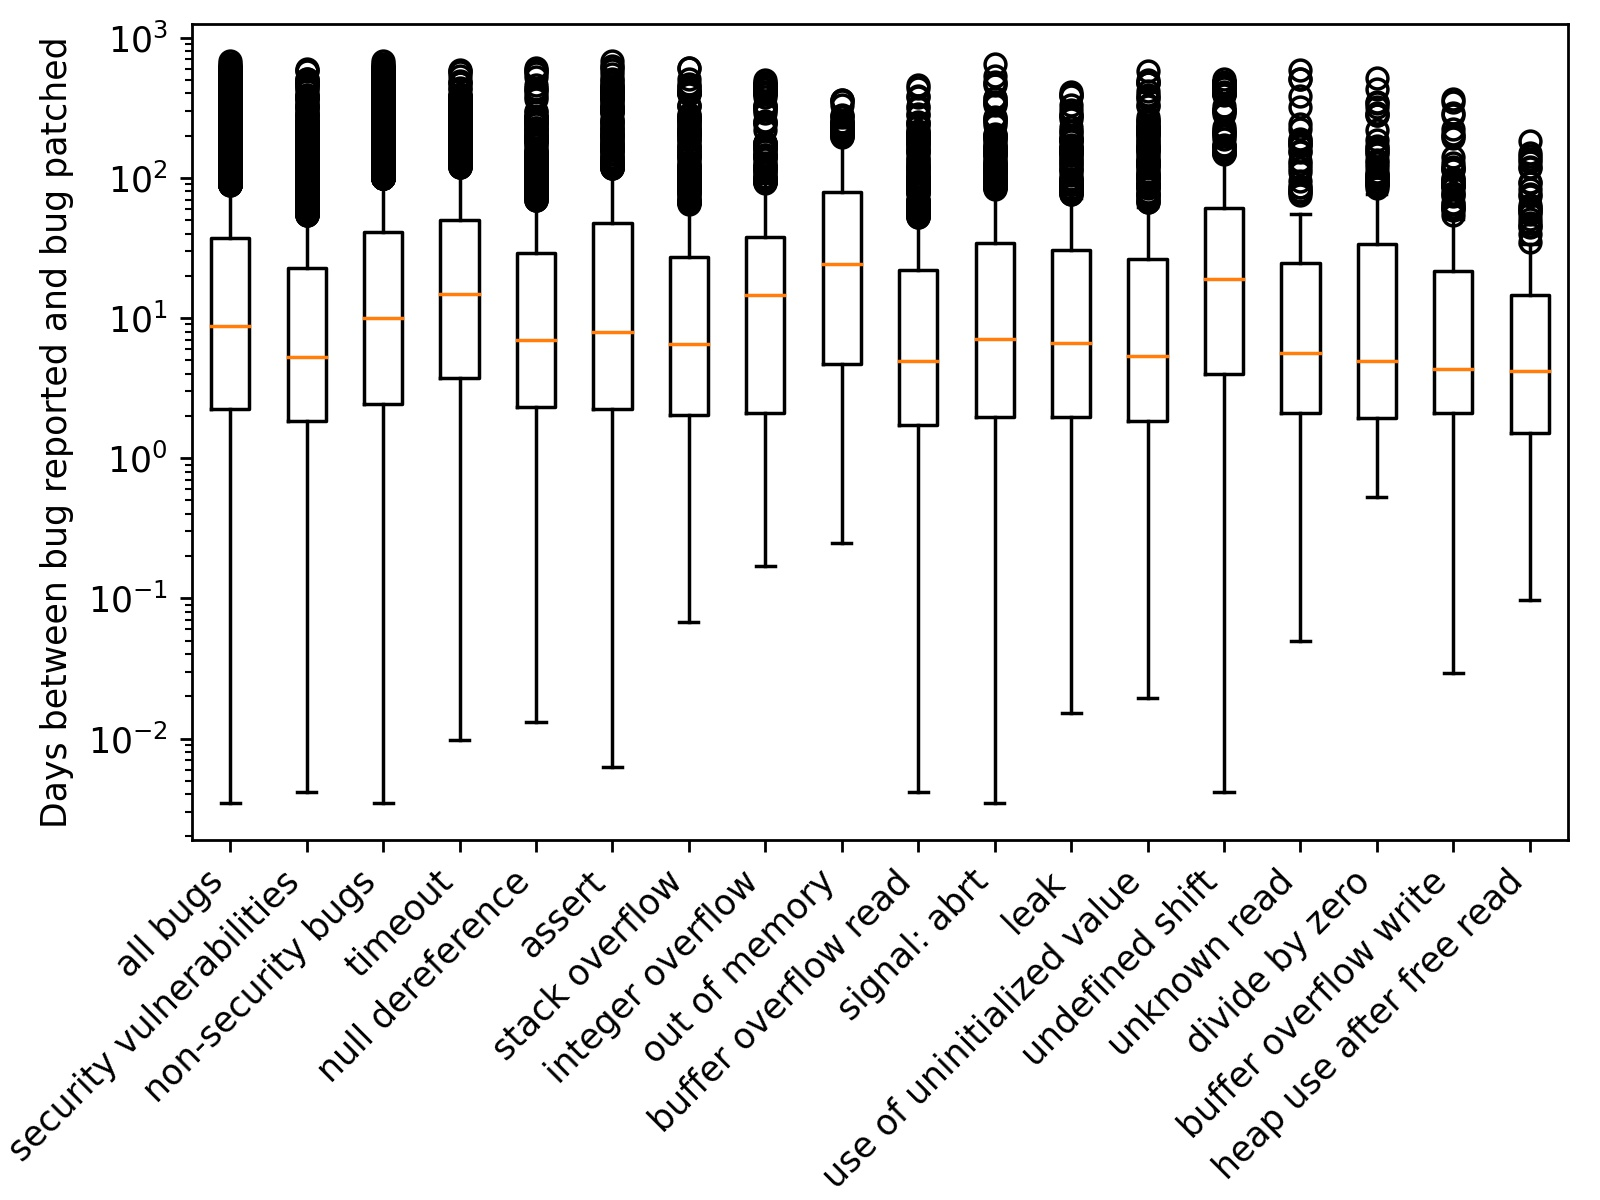

Python code for this plot:
import datetime
from typing import Optional, Any, Tuple, Iterable

import numpy as np
import matplotlib.pyplot as plt

from monorail_scraper.issue.issue import Issue, Comment
from scraped_issues_stats.crash_type import group_by_crash_type
from scraped_issues_stats.utils import *


def get_verified_fix_notification_comment(oss_fuzz_issue: Issue) -> Optional[Comment]:
    """
    :param oss_fuzz_issue: An OSS-Fuzz bug issue
    :return: The fix verification comment (the newest if there are multiple such comments), or None
    if no such comment exists.
    """
    if oss_fuzz_issue.oss_fuzz_bug_report is None:
        raise ValueError("oss_fuzz_issue argument does not contain an .oss_fuzz_bug_report")
    if 'Verified' not in oss_fuzz_issue.metadata.get('Status', ''):
        return None

    verified_fix_comments = list()

    for comment in oss_fuzz_issue.comments:
        if comment.issue_diff is None:
            continue
        if 'Status: Verified' in comment.issue_diff:
            verified_fix_comments.append(comment)

    if len(verified_fix_comments) == 0:
        raise Warning(f"Issue {oss_fuzz_issue.id} has Verified status according to metadata, "
                      "but no fix verification comment was found.")

    # In most cases, there's only one comment that indicates a verified fix.
    # If there are more than one such comments (e.g., because a previously verified fix was actually incorrect),
    # then pick the most recent such comment.
    verified_fix_cmt = max(verified_fix_comments, key=lambda cmt: cmt.published)

    return verified_fix_cmt


def get_verified_fix_time(oss_fuzz_issue: Issue) -> Optional[datetime.datetime]:
    verified_fix_comment = get_verified_fix_notification_comment(oss_fuzz_issue)
    return None if verified_fix_comment is None else verified_fix_comment.published


def get_time_between_bug_found_and_fixed(oss_fuzz_issue: Issue) -> Optional[datetime.timedelta]:
    """
    :param oss_fuzz_issue: An OSS-Fuzz bug issue
    :return: The time elapsed (as a datetime.timedelta) between reporting a bug and verifying a patch,
    or None if the bug doesn't have a verified patch.
    """
    bug_found_time = oss_fuzz_issue.published
    bug_fixed_time = get_verified_fix_time(oss_fuzz_issue)
    if bug_fixed_time is None:
        return None
    else:
        return bug_fixed_time - bug_found_time


HumanReadableStats = Dict[str, Any]
UnfixedBugs = List[Issue]
BugTimedeltas = Dict[Issue, datetime.timedelta]
def get_fix_timeline_stats(oss_fuzz_issues: Iterable[Issue]) \
        -> Tuple[HumanReadableStats, UnfixedBugs, BugTimedeltas]:
    """
    :param oss_fuzz_issues: Iterable of OSS-Fuzz bug issues
    :return: Tuple containing:
    (Human readable statistics on the number and timelines of fixed bugs,
    Number of unfixed bugs,
    List of timedeltas between reporting and fixing a bug)
    """

    bugs_without_fix = list()
    bug_to_timedeltas = dict()

    for issue in oss_fuzz_issues:
        time_delta = get_time_between_bug_found_and_fixed(issue)
        if time_delta is None:
            bugs_without_fix.append(issue)
        else:
            bug_to_timedeltas[issue] = time_delta

    times_btw_bug_found_and_fixed = list(bug_to_timedeltas.values())

    if len(times_btw_bug_found_and_fixed) > 0:
        return {
            "bugs w/o a verified fix": len(bugs_without_fix),
            "bugs w/ a verified fix": len(times_btw_bug_found_and_fixed),
            "time between report and fix (min)": min(times_btw_bug_found_and_fixed),
            "time between report and fix (1st quantile)": np.quantile(times_btw_bug_found_and_fixed, 0.25),
            "time between report and fix (median)": np.median(times_btw_bug_found_and_fixed),
            "time between report and fix (3rd quantile)": np.quantile(times_btw_bug_found_and_fixed, 0.75),
            "time between report and fix (max)": max(times_btw_bug_found_and_fixed),
        }, bugs_without_fix, bug_to_timedeltas
    else:
        return {
            "bugs w/o a verified fix": len(bugs_without_fix),
            "bugs w/ a verified fix": len(times_btw_bug_found_and_fixed),
        }, bugs_without_fix, bug_to_timedeltas


def get_days_to_fix(oss_fuzz_issues: Iterable[Issue]) -> List[float]:
    """
    :param oss_fuzz_issues: Iterable of OSS-Fuzz issues
    :return: The number of days (can be fractional, e.g. 0.5 days) between bug reporting
    and a verified fix for each issue in oss_fuzz_issues.
    """
    timeline_stats, num_unfixed_bugs, bug_to_timedeltas = get_fix_timeline_stats(oss_fuzz_issues)
    timedeltas = bug_to_timedeltas.values()
    timedeltas_in_days = map(lambda tdelta: tdelta.total_seconds() / 86400, timedeltas)
    return list(timedeltas_in_days)


def generate_fix_timeline_visual(oss_fuzz_issues: Iterable[Issue]):
    timedelta_lists, labels = list(), list()

    # all bugs
    timedelta_lists.append(get_days_to_fix(oss_fuzz_issues))
    labels.append("all bugs")

    # security vulnerabilities
    sec_vulns = filter(lambda issue: issue.metadata['Type'] == 'Bug-Security', oss_fuzz_issues)
    timedelta_lists.append(get_days_to_fix(sec_vulns))
    labels.append('security vulnerabilities')

    # non-security bugs
    nonsec_bugs = filter(lambda issue: issue.metadata['Type'] == 'Bug', oss_fuzz_issues)
    timedelta_lists.append(get_days_to_fix(nonsec_bugs))
    labels.append('non-security bugs')

    # top N most common bug types
    N = 15
    bugs_by_crash_type = group_by_crash_type(oss_fuzz_issues)
    crash_types = list(bugs_by_crash_type.keys())
    crash_types.sort(key=lambda ct: -1 * len(bugs_by_crash_type[ct]))
    for i in range(N):
        crash_tp = crash_types[i]
        timedelta_lists.append(get_days_to_fix(bugs_by_crash_type[crash_tp]))
        labels.append(crash_tp)

    plt.boxplot(timedelta_lists, labels=labels)

    plt.xticks(rotation=45, ha='right')
    plt.ylabel("Days between bug reported and bug patched")
    plt.yscale("log")

    plt.subplots_adjust(left=0.12, right=0.98, top=0.98, bottom=0.30)

    plt.savefig('timeline.jpg', dpi=250)


if __name__ == "__main__":
    oss_fuzz_issues = get_oss_fuzz_bug_reports(get_all_scraped_issues())
    generate_fix_timeline_visual(oss_fuzz_issues)
